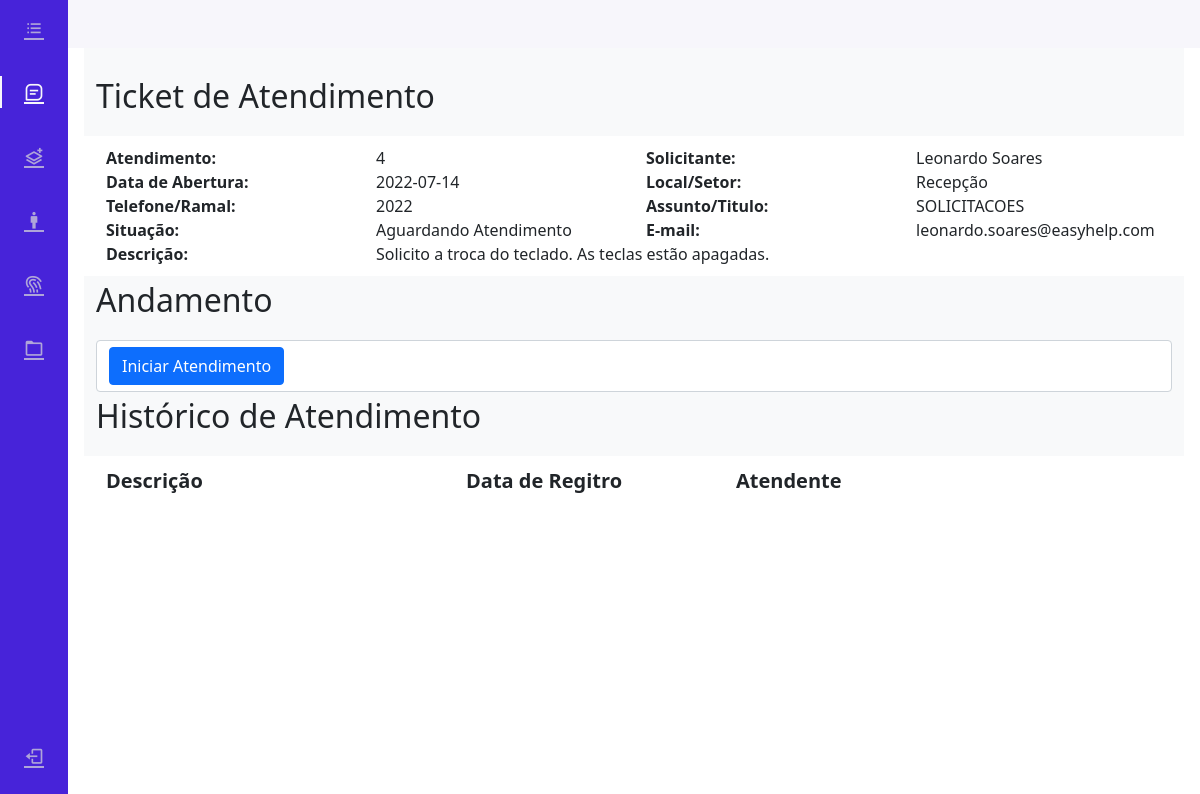
The page /tickets/4 (signed in) on the database its author committed.
### tickets/models.py (models this page shows)
class OpenTicketModel(models.Model):
    id_ticket = models.IntegerField('idticket', primary_key=True, auto_created=True, unique=True)
    nome = models.CharField('nome', max_length=50)
    email = models.EmailField('email', max_length=100)
    setor = models.CharField('Setor', max_length=50)
    tel_ramal = models.CharField('contato', max_length=50)
    titulo = models.CharField('titulo', max_length=100)
    dsticket = models.CharField('dschamado', max_length=1500)
    createDate = models.DateTimeField('createdate', default=timezone.now)
    status = models.FloatField(default=False)
    closeDate = models.DateTimeField('closeDate', default=timezone.now)

### tickets/views.py (the view, shortened to what this page needs)
# urls.py: path('tickets/<int:id_ticket>', ticketPage, name='ticket'),
def ticketPage(request, id_ticket):
    def TabelaRelacional(obj_all, dstkHistories):
        obj_all.create(idTicket=id_ticket, idUser=request.user.id, dstkHistories=dstkHistories)
        print(request.POST)
    def iniciarAtendimento():
        try:
            ticket = OpenTicketModel.objects.get(id_ticket=id_ticket)
            if request.POST:
                ticket.status = '2'
                tableRelac = historiesForTickets.objects.all()
                TabelaRelacional(tableRelac, "Atendimento Inciado")
                ticket.save()
            else:
                pass
        except KeyError:
            pass
    def encerrarTicket():
        try:
            ticket = OpenTicketModel.objects.get(id_ticket=id_ticket)
            if request.POST['encerrar'] == "":
                ticket.status = '1'
                ticket.closeDate = timezone.now()
                ticket.save()
            else:
                pass
        except KeyError:
            print('teste')
    def reabrirTicket():
        try:
            ticket = OpenTicketModel.objects.get(id_ticket=id_ticket)
            if request.GET:
                ticket.status = '2'
                tableRelac = historiesForTickets.objects.all()
                TabelaRelacional(tableRelac, 'Ticket Reaberto')
                ticket.save()
            else:
                pass
        except KeyError:
            pass
    if request.user.is_authenticated:
        if request.POST:
            form = historiesForTicketsForm(request.POST)
            if form.is_valid():
                tableRelac = historiesForTickets.objects.all()
                TabelaRelacional(tableRelac, request.POST['dstkHistories'])
                encerrarTicket()
                form = historiesForTicketsForm()
                return redirect('index')
            else:
                iniciarAtendimento()
        elif request.GET:
            reabrirTicket()
            form = historiesForTicketsForm()
        else:
            form = historiesForTicketsForm()
        tablehistor = historiesForTickets.objects.filter(idTicket=id_ticket)
        tableUser= User.objects.filter().order_by('id')
        context = {
            'ticketObj': OpenTicketModel.objects.get(id_ticket=id_ticket),
            'form': form,
            'tablehistor': tablehistor,
            'tableuser': tableUser,
            'Groups': str(User.objects.get(id=request.user.id).groups.all())
        }
        return render(request, 'ticketPage.html', context)
    else:
        messages.error(request, 'Efetuar Login Para Continuar!')
        return redirect('auth')

### tickets/templates/ticketPage.html (shortened to what this page needs)
{% extends 'base.html' %}
{% load django_bootstrap5 %}
{% load static %}
{% block Tkicon %}
<a href="#" class="nav_link active"> <i class='bx bx-message-square-detail nav_icon'></i> <span class="nav_name">Users</span> </a>
{% endblock %}
{% block content %}
    <br>
    <br>
    <br>
    <div class="container">
        <p class="fs-2 fw-bolt">
            Ticket de Atendimento
        </p>
        <div class="row row-cols-4">
            <div class="col fs-6 fw-bolder">
                Atendimento:
            </div>
            <div class="col">
                {{ ticketObj.pk }}
            </div>
            <div class="col fs-6 fw-bolder">
                Solicitante:
            </div>
            <div class="col">
                {{ ticketObj.nome }}
            </div>
            <div class="col fs-6 fw-bolder">
                Data de Abertura:
            </div>
            <div class="col">
                {{ ticketObj.createDate.date.isoformat.title }}
            </div>
            <div class="col fs-6 fw-bolder">
                Local/Setor:
            </div>
            <div class="col">
                {{ ticketObj.setor }}
            </div>
            <div class="col fs-6 fw-bolder">
                Telefone/Ramal:
            </div>
            <div class="col">
                {{ ticketObj.tel_ramal }}
            </div>
            <div class="col fs-6 fw-bolder">
                Assunto/Titulo:
            </div>
            <div class="col">
                {{ ticketObj.titulo }}
            </div>
            <div class="col fs-6 fw-bolder">
                Situação:
            </div>
            <div class="col">
                {% if ticketObj.status == 0 %}
                    Aguardando Atendimento
                {% elif ticketObj.status == 2 %}
                    Em Atendimento
                {% else %}
                    Encerrado
                {% endif %}
            </div>
            <div class="col fs-6 fw-bolder">
                E-mail:
            </div>
            <div class="col">
                {{ ticketObj.email }}
            </div>
            <div class="col fs-6 fw-bolder">
                Descrição:
            </div>
            <div class="col col-lg-8">
                {{ ticketObj.dsticket }}
            </div>
        </div>
    </div>
    <div class="container">
        <p class="fs-2 fw-bolt">
            Andamento
        </p>
        {% if ticketObj.status == 2 %}
            <form action="{% url 'ticket' ticketObj.id_ticket %}" method="post" class="form-control" autocomplete="off" enctype="multipart/form-data">
                {% csrf_token %}
                {% bootstrap_form form %}
                    <button type="submit" class="btn btn-primary">Registar</button>
                {% if 'Atendente' in Groups %}
                    <button type="submit" name="encerrar" class="btn btn-secondary">Encerrar</button>
                {% else %}
                {% endif %}
            </form>
        {% elif ticketObj.status == 0 %}
            <form action="{% url 'ticket' ticketObj.id_ticket %}" method="post" class="form-control" autocomplete="off" enctype="multipart/form-data">
                <button type="submit" class="btn btn-primary" id="iniciaratendimento">Iniciar Atendimento</button>
            </form>
        {% else %}
            <form action="{% url 'ticket' ticketObj.id_ticket %}" method="get" class="form-control" autocomplete="off" enctype="multipart/form-data">
                {% csrf_token %}
                <button type="submit" class="btn btn-primary" id="reabrirticket">Reabrir Ticket</button>
            </form>
        {% endif %}
    </div>
    <div class="container">
        <p class="fs-2 fw-bolt">
            Histórico de Atendimento
        </p>
        <div class="row row-cols-3">
            <div class="col fs-5 fw-bolder">
                Descrição
            </div>
            <div class="col-3 fs-5 fw-bolder">
                Data de Regitro
            </div>
            <div class="col-2 fs-5 fw-bolder">
                Atendente
            </div>
        </div>
{% endblock %}

### tickets/static/css/estilo.css (style rules this page uses)
.row { display: grid; }
.row { padding: 10px; background-color: white; }
:root { --header-height: 3rem; --nav-width: 68px; --first-color: #4723D9; --first-color-light: #AFA5D9; --white-color: #F7F6FB; --body-font: 'Nunito', sans-serif; --normal-font-size: 1rem; --z-fixed: 100 }
body { position: relative; margin: var(--header-height) 0 0 0; padding: 0 1rem;font-family: var(--body-font); font-size: var(--normal-font-size); transition: .5s }
a { text-decoration: none }
.nav_logo, .nav_link { display: grid; grid-template-columns: max-content max-content; align-items: center; column-gap: 1rem; padding: .5rem 0 .5rem 1.5rem }
.nav_link { position: relative;color: var(--first-color-light);margin-bottom: 1.5rem;transition: .3s }
.nav_icon { font-size: 1.25rem }
.body-pd { padding-left: calc(var(--nav-width) + 1rem) }
.active { color: var(--white-color) }
.active::before { content: '';position: absolute;left: 0;width: 2px;height: 32px;background-color: var(--white-color) }

### rows shown on the page
OpenTicketModel: pk "4", nome "Leonardo Soares", createDate "2022-07-14", setor "Recepção", tel_ramal "2022", titulo "SOLICITACOES", email "leonardo.soares@easyhelp.com", dsticket "Solicito a troca do teclado. As teclas estão apagadas."
